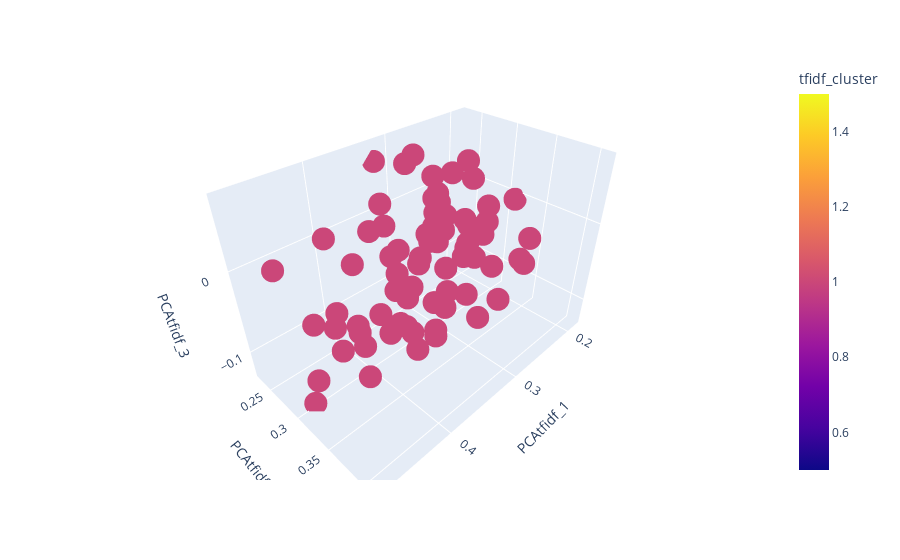

Write notebook code for a chart like this one.
### Code cell
data_cluster1 = data_2019.loc[data_2019['tfidf_cluster'] == 1]

fig = px.scatter_3d(data_cluster1, x="PCAtfidf_1", y="PCAtfidf_2", z="PCAtfidf_3", color="tfidf_cluster", hover_data=[
            "PCA_1", "PCA_2", 
            "PCA_3", "Company"
        ])
fig.show()
